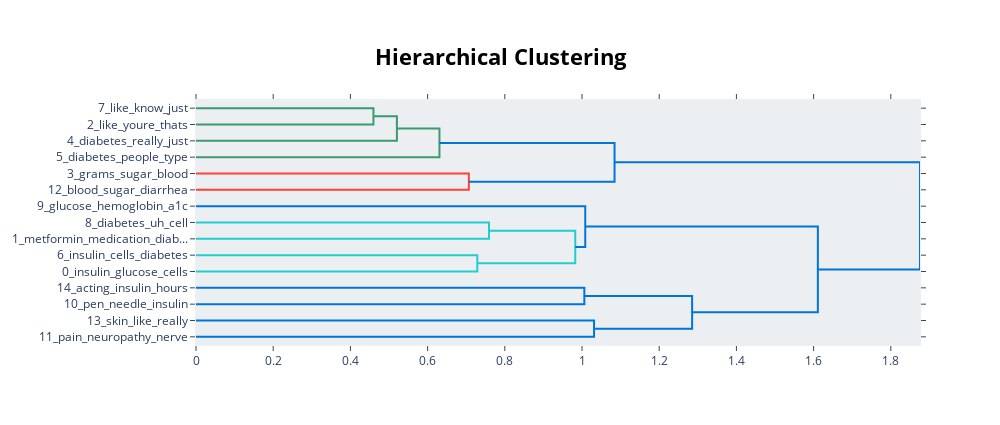

The notebook cell saved with this chart:
### Code cell
model.visualize_hierarchy()

### Figure 1 — Plotly figure (JSON) as saved in the notebook; plotly's stock layout.template omitted (floating-point values rounded to 4 significant figures)
{"data": [{"hoverinfo": "text", "marker": {"color": "rgb(61,153,112)"}, "mode": "lines", "type": "scatter", "x": [0, 0.4597, 0.4597, 0], "xaxis": "x", "y": [-5, -5, -15, -15], "yaxis": "y"}, {"hoverinfo": "text", "marker": {"color": "rgb(61,153,112)"}, "mode": "lines", "type": "scatter", "x": [0.4597, 0.5205, 0.5205, 0], "xaxis": "x", "y": [-10, -10, -25, -25], "yaxis": "y"}, {"hoverinfo": "text", "marker": {"color": "rgb(61,153,112)"}, "mode": "lines", "type": "scatter", "x": [0.5205, 0.6307, 0.6307, 0], "xaxis": "x", "y": [-17.5, -17.5, -35, -35], "yaxis": "y"}, {"hoverinfo": "text", "marker": {"color": "rgb(255,65,54)"}, "mode": "lines", "type": "scatter", "x": [0, 0.7068, 0.7068, 0], "xaxis": "x", "y": [-45, -45, -55, -55], "yaxis": "y"}, {"hoverinfo": "text", "marker": {"color": "rgb(0,116,217)"}, "mode": "lines", "type": "scatter", "x": [0.6307, 1.084, 1.084, 0.7068], "xaxis": "x", "y": [-26.25, -26.25, -50, -50], "yaxis": "y"}, {"hoverinfo": "text", "marker": {"color": "rgb(35,205,205)"}, "mode": "lines", "type": "scatter", "x": [0, 0.759, 0.759, 0], "xaxis": "x", "y": [-75, -75, -85, -85], "yaxis": "y"}, {"hoverinfo": "text", "marker": {"color": "rgb(35,205,205)"}, "mode": "lines", "type": "scatter", "x": [0, 0.7288, 0.7288, 0], "xaxis": "x", "y": [-95, -95, -105, -105], "yaxis": "y"}, {"hoverinfo": "text", "marker": {"color": "rgb(35,205,205)"}, "mode": "lines", "type": "scatter", "x": [0.759, 0.9825, 0.9825, 0.7288], "xaxis": "x", "y": [-80, -80, -100, -100], "yaxis": "y"}, {"hoverinfo": "text", "marker": {"color": "rgb(0,116,217)"}, "mode": "lines", "type": "scatter", "x": [0, 1.008, 1.008, 0.9825], "xaxis": "x", "y": [-65, -65, -90, -90], "yaxis": "y"}, {"hoverinfo": "text", "marker": {"color": "rgb(0,116,217)"}, "mode": "lines", "type": "scatter", "x": [0, 1.006, 1.006, 0], "xaxis": "x", "y": [-115, -115, -125, -125], "yaxis": "y"}, {"hoverinfo": "text", "marker": {"color": "rgb(0,116,217)"}, "mode": "lines", "type": "scatter", "x": [0, 1.031, 1.031, 0], "xaxis": "x", "y": [-135, -135, -145, -145], "yaxis": "y"}, {"hoverinfo": "text", "marker": {"color": "rgb(0,116,217)"}, "mode": "lines", "type": "scatter", "x": [1.006, 1.285, 1.285, 1.031], "xaxis": "x", "y": [-120, -120, -140, -140], "yaxis": "y"}, {"hoverinfo": "text", "marker": {"color": "rgb(0,116,217)"}, "mode": "lines", "type": "scatter", "x": [1.008, 1.611, 1.611, 1.285], "xaxis": "x", "y": [-77.5, -77.5, -130, -130], "yaxis": "y"}, {"hoverinfo": "text", "marker": {"color": "rgb(0,116,217)"}, "mode": "lines", "type": "scatter", "x": [1.084, 1.876, 1.876, 1.611], "xaxis": "x", "y": [-38.12, -38.12, -103.8, -103.8], "yaxis": "y"}], "layout": {"autosize": false, "height": 425, "hoverlabel": {"bgcolor": "white", "font": {"family": "Rockwell", "size": 16}}, "hovermode": "closest", "plot_bgcolor": "#ECEFF1", "showlegend": false, "title": {"font": {"color": "Black", "size": 22}, "text": "<b>Hierarchical Clustering</b>", "x": 0.5, "xanchor": "center", "yanchor": "top"}, "width": 1000, "xaxis": {"mirror": "allticks", "rangemode": "tozero", "showgrid": false, "showline": true, "showticklabels": true, "ticks": "outside", "type": "linear", "zeroline": false}, "yaxis": {"mirror": "allticks", "range": [-150, 0], "rangemode": "tozero", "showgrid": false, "showline": true, "showticklabels": true, "tickmode": "array", "ticks": "outside", "ticktext": ["7_like_know_just", "2_like_youre_thats", "4_diabetes_really_just", "5_diabetes_people_type", "3_grams_sugar_blood", "12_blood_sugar_diarrhea", "9_glucose_hemoglobin_a1c", "8_diabetes_uh_cell", "1_metformin_medication_diab...", "6_insulin_cells_diabetes", "0_insulin_glucose_cells", "14_acting_insulin_hours", "10_pen_needle_insulin", "13_skin_like_really", "11_pain_neuropathy_nerve"], "tickvals": [-5, -15, -25, -35, -45, -55, -65, -75, -85, -95, -105, -115, -125, -135, -145], "type": "linear", "zeroline": false}}}
